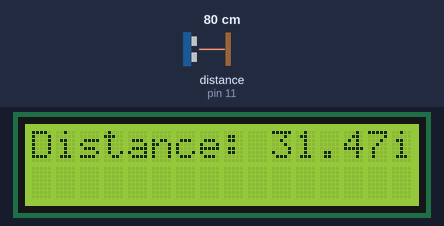
This sketch was run on a simulated Arduino Uno, built with avr-gcc and run on an emulated ATmega328P. On the bench: 16×2 character LCD. Wiring (inferred from the names in the program): ultrasonic range finder: trigger pin 13; echo pin 11. Inputs (shaded band) come from the test bench; at power-on: distance to the obstacle (sensor on pin 11) 80 cm. The echo pulse lasts 58.3 µs per cm; what the sketch prints to the serial monitor is not drawn.

Above: at 1.2 s.
1.3 s: distance to the obstacle (sensor on pin 11) set to 2 cm
At 1.9 s:
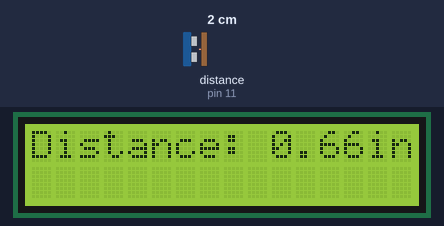
4.3 s: distance to the obstacle (sensor on pin 11) set to 4 cm
At 5.0 s:
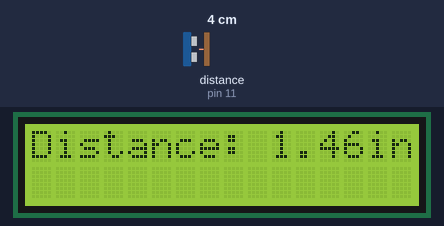
6.1 s: distance to the obstacle (sensor on pin 11) set to 35 cm
At 6.5 s:
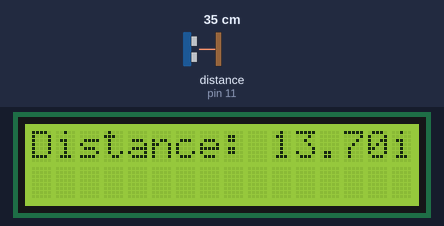
Timing chart, 0 to 9.1 s (numbered marks = the images above; inputs shaded):
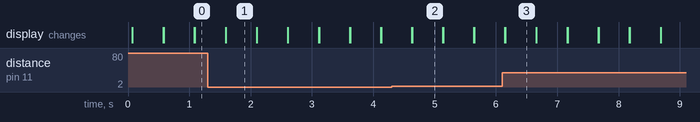

The sketch:

Arduino_distance_messurement.ino
```cpp
#include <LiquidCrystal.h>
// Setup

int trig = 13;
int echo = 11;
int rs = 7;
int e = 8;
int d4 = 2;
int d5 = 3;
int d6 = 4;
int d7 = 5;
String msg = "Distance: ";
String si = "in";

// variables for the mathematics

float t;
int dt = 500;
float r = 0.0135473;
float x;

//Creation of the lcd object

LiquidCrystal lcd(rs, e, d4, d5, d6, d7);

void setup() {
lcd.begin(16, 2);
//lcd.clear();
pinMode(trig, OUTPUT);
pinMode(echo, INPUT);
Serial.begin(9600);


}

void loop() {

//retrieving the time neeeded to recieve a sound wave


digitalWrite(trig, LOW);
delayMicroseconds(2);
digitalWrite(trig, HIGH);
delayMicroseconds(2);
digitalWrite(trig, LOW);
t = pulseIn(echo, HIGH);
t = t/2.; //the t is the time taken to recieve starting from transmission, thus we must divide by 2 as it takes time for the wave to bounce
x = r * t; // x as the position in inches, must be the product of the speed of sound in inches per microseconds, times the microseconds it takes.
Serial.println(x); //for the purpose of a test

// The position must be written on the lcd

lcd.setCursor(0,0);
lcd.print(msg);
lcd.print(x);
lcd.print(si);
delay(dt);
lcd.clear();


}
```

Measured:
- after the input at 1.3 s, the display: first differs from a run without the input after 0.30 s (image 1)
- after the input at 4.3 s, the display: first differs from a run without the input after 0.33 s (image 2)
- after the input at 6.1 s, the display: first differs from a run without the input after 0.05 s (image 3)
- what the display in image 1 shows lasts 0.5 s, from 1.6 s to 2.1 s
